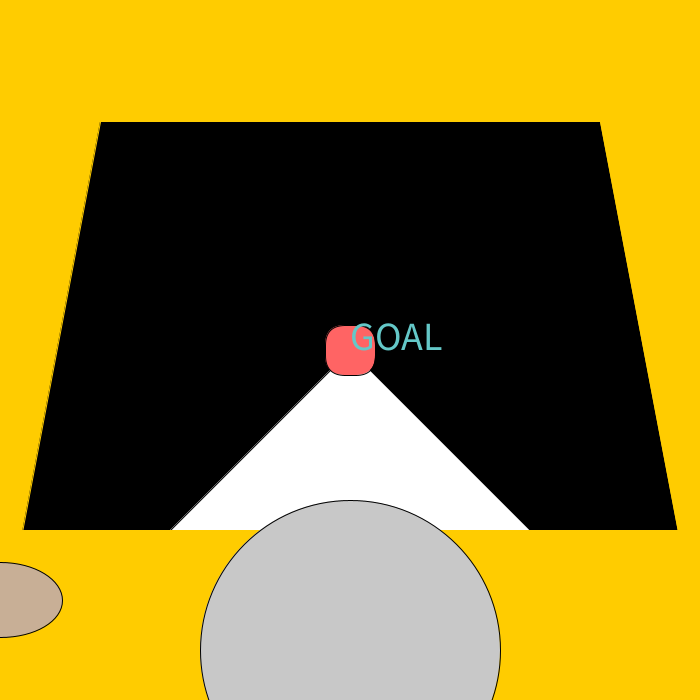
Frame 1 (no input)
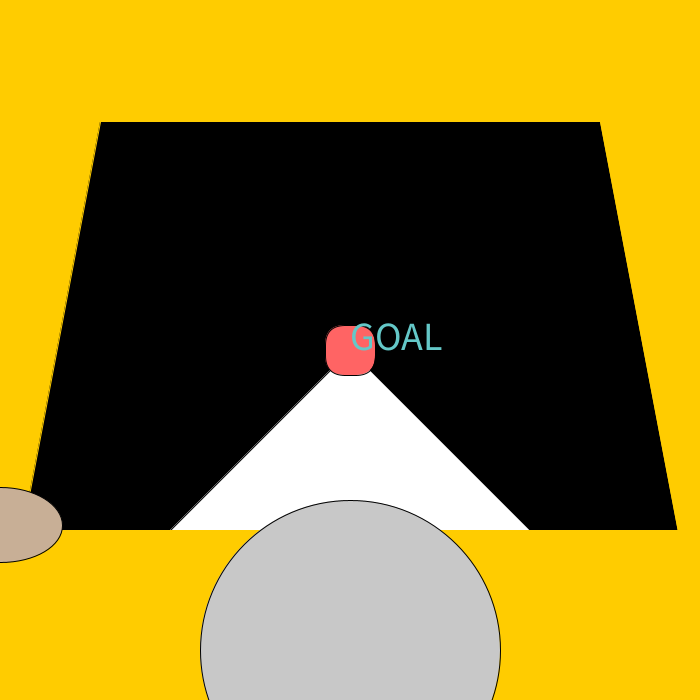
Frame 60 (the mouse pressed at the canvas centre just before this capture)
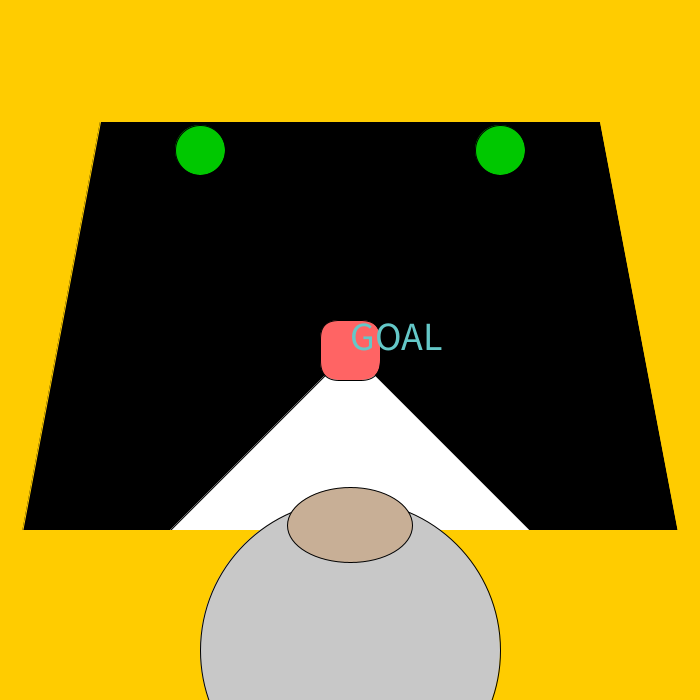
Frame 120 (the mouse held since frame 60 and released just before this capture)

The Processing sketch that drew these frames (run headless with seeded random() and noise(); from frame 60 on, the mouse is pressed at the canvas centre):

// Processing sketch: Midterm
// ── Midterm.pde
/* Christopher Avendano _ Short Study 3 ~ Patterns
 
 Controls: Spacebar to restart at any time
           Click on the on either side of the screen to strafe in that direction
           C
 
 */




//float r = (0);
float bevel = 20;
float direction = 0.5;

int size = 50;
int handArc = 600;
int steps = 0;       //TRACKS AMOUNT OF MOVEMENTS/CLICK INPUTS  [INPUT]

boolean isRaining = false;   //Activates Rain ForLoop effect when enabled        [EFFECTS]*
boolean gameOver = false;   //Activates game over effect when enabled            Game over bool      *

boolean bgRefresh = true;  //Refreshes Background
boolean drivForward = false;   //Moving Forward [INPUT]
boolean drivLeft = false;     //Moving Left  [INPUT]
boolean drivRight = false;   //Moving Right [INPUT]
//Array to link tree positions to amount of steps/clicks of the mouse
//10                                         //20                                       //30
int treeLX[] = {300, 200, 100, 50, 0, 300, 200, 100, 50, 0, 300, 200, 100, 50, 0, 300, 200, 100, 50, 0, 300, 200, 100, 50, 0, 300, 200, 100, 50, 0, 0};                      //31 total positions to match steps LEFT SIDE X
int treeRX[] = {400, 500, 600, 650, 700, 400, 500, 600, 650, 700, 400, 500, 600, 650, 700, 400, 500, 600, 650, 700, 400, 500, 600, 650, 700, 400, 500, 600, 650, 700, 700};  //31 total positions to match steps RIGHT SIDE X

int treeY[] = {0, 150, 250, 400, 500, 0, 150, 250, 400, 500, 0, 150, 250, 400, 500, 0, 150, 250, 400, 500, 0, 150, 250, 400, 500, 0, 150, 250, 400, 500, 500};               //31 total positions to match steps Y VALUE

//notes** delay(1); is the wait() tool | && is AND | ((g > b) && (g > r))  <--- MULTICONDITION LAYOUT IN IF CONDITIONS |

// - - - - - - - - - - - - - - - - - - - - - - - - - - - - - - - - - - - - - - - - - - - - - - - - //


void setup()   //On startup, run once
{
  size (700, 700);      //size of canvas
  rectMode(CENTER);    //helps squares line up to center screen
}

// - - - - - - - - - - - - - - - - - - - - - - - - - - - - - - - - - - - - - - - - - - - - - - - - //



void draw()           //Start Loop
{           
  if (bgRefresh == true) {
    background (0, 0, 0);            //Refresh background colors
  }

  drivForward = false; 
  drivLeft = false; 
  drivRight = false; 

  if (gameOver == false) {

    fill(0, 200, 0);                                            //TREES
    ellipse(treeLX[steps], treeY[steps], 50, 50);                    //tree left generator
    ellipse(treeRX[steps], treeY[steps], 50, 50);                    //tree right generator
    fill(255);

    quad(0,700, width*direction, height/2,width*direction, height/2, 700, 700);                  //ROAD

    fill(255, 100, 100);  
    rect(width*direction, height/2, size, size, bevel);           //House in distance [increase per step]  
    //triangle(width/2, (height*0.31)/size, width, height, width*0.1, height*0.1);  //Roof attempt completely wrong//find the right math? Maybe needs a var?
    
    
    //fill(60,150,200);
    //rect((width*direction)-25, (height/2)-20, size/4, size/4);       //window left  [[Math/logic is a bit difficult to think of. Very flimsey here]]
    //rect((width*direction)+25, (height/2)-20, size/4, size/4);       //window left  [[Math/logic is a bit difficult to think of. Very flimsey here]]
    
    fill(100,200,200);
    textSize(40);
    text("GOAL",width*direction, height/2);



    if (isRaining == true) {            //RAIN MODULE START
      for (int x=0; x<=width; x+=10) {      
        fill(0, 150, 255);
        ellipse (x, random(0, 700), 5, 5);
        fill(255);
      }
    }                                   //RAIN MODULE END



    //*INTERIOR CAR PARTS*
    stroke(255, 204, 0);                    //Whip color
    fill(255, 204, 0);
    triangle(-10, 700, -10, -10, 125, -10);              //Interior Boarder LeftSide
    triangle(710, 700, 710, -10, 575, -10);              //Interior Boarder RightSide
    rect(width*0.5, height*0.08, 710, 130, 10);         // CAR HOOD
    rect(width*0.5, height*0.9, 710, 200, 10);         // DASHBOARD 
    
    
    stroke(0);
    fill(200, 200, 200);
    ellipse(width/2, 650, 300, 300);                    //Steering wheel

    fill(200, 175, 150);
    ellipse(pmouseX, handArc, 125, 75);                 //Steering wheel hand 1
    fill(255); //reset color to white

    if ((mouseX > 0) && (mouseX < width*0.33))
    {
      //println("Left Side");   //Hand on left side
      handArc = 600;
      drivLeft = true;
    } else if ((mouseX > width*0.66) && (mouseX < width))    //Hand on left side
    {
      // println("Right Side");
      handArc = 600;
      drivRight = true;
    } else //if (mouseX == width)        //Hand in middle/Anywhere else
    {
      //println("Center");
      handArc = 525;
      drivForward = true;
    }




    //START RAINING AFTER STEP 20 (20 Clicks)
    if (steps >= 10) {
      isRaining = true;
    }
  }

  if (steps >= 30) {
    gameOver = true;
  }


  if (gameOver == true) {                                        //Game over screen


    //*INTERIOR CAR PARTS*
    stroke(255, 204, 0);                    //Whip color
    fill(255, 204, 0);
    triangle(-10, 700, -10, -10, 125, -10);              //Interior Boarder LeftSide
    triangle(710, 700, 710, -10, 575, -10);              //Interior Boarder RightSide
    rect(width*0.5, height*0.08, 710, 130, 10);         // CAR HOOD
    rect(width*0.5, height*0.9, 710, 200, 10);         // DASHBOARD 



    size = 50;
    isRaining = false;
    textSize(32);

    text("Welcome Home!!", width*0.3, height/2); 
    textSize(16);
    text("Press spacebar to restart", 265, 500);
  }
}

// - - - - - - - - - - - - - - - - - - - - - - - - - - - - - - - - - - - - - - - - - - - - - - - - - - - - - - - - - - - - ON CLICK BELOW


void mousePressed()   //ON [MOUSE CLICK] DO

  /// WHEN USER CLICKS, DRIVE IN DIRECTION
{

  // println("Forward "+ drivForward);            Enable these to see direction in output * 
  // println("Left "+ drivLeft);                                                          *
  // println("Right "+ drivRight);                                                        *

  bevel = bevel - 0.1;   //Rocks roundness
  size = size + 10;    //Speed of Rock



  if (drivLeft == true) {             //Step to the left
    println("1 Step Left");
    direction = 0.7;

    steps = steps + 1;
    println("TotalSteps = " + steps);
  } else if (drivRight == true) {       //Step to the Right
    println("1 Step Right");
    direction = 0.3;

    steps = steps + 1;
    println("TotalSteps = " + steps);
  } else if (drivForward == true) {       //Step Neutral
    println("1 Step Forward");
    direction = 0.5;

    steps = steps + 1;
    println("TotalSteps = " + steps);
  }


  if (gameOver == true) {          //Click anywhere after a game over.

    steps = 0;
    println("TotalSteps = " + steps);
    delay(1);
  }
}

void keyPressed() {
  if (key == ' ') {
    steps = 0;
    size = 50;
    isRaining = false;

    println("Restarted");
    gameOver = false;
  }
}
